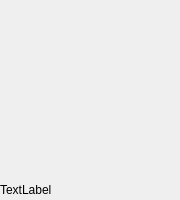
<?xml version="1.0" encoding="UTF-8"?>
<ui version="4.0">
 <class>CharacterWidget</class>
 <widget class="QWidget" name="CharacterWidget">
  <property name="geometry">
   <rect>
    <x>0</x>
    <y>0</y>
    <width>180</width>
    <height>200</height>
   </rect>
  </property>
  <property name="windowTitle">
   <string>Form</string>
  </property>
  <layout class="QGridLayout" name="gridLayout">
   <property name="leftMargin">
    <number>0</number>
   </property>
   <property name="topMargin">
    <number>0</number>
   </property>
   <property name="rightMargin">
    <number>0</number>
   </property>
   <property name="bottomMargin">
    <number>0</number>
   </property>
   <property name="spacing">
    <number>0</number>
   </property>
   <item row="0" column="0">
    <widget class="SellasImageWidget" name="characterIamgeWidget" native="true">
     <property name="minimumSize">
      <size>
       <width>180</width>
       <height>180</height>
      </size>
     </property>
    </widget>
   </item>
   <item row="1" column="0">
    <widget class="QLabel" name="nameLabel">
     <property name="text">
      <string>TextLabel</string>
     </property>
    </widget>
   </item>
  </layout>
 </widget>
 <customwidgets>
  <customwidget>
   <class>SellasImageWidget</class>
   <extends>QWidget</extends>
   <header location="global">ui/sellasimagewidget.h</header>
   <container>1</container>
  </customwidget>
 </customwidgets>
 <resources/>
 <connections/>
</ui>
